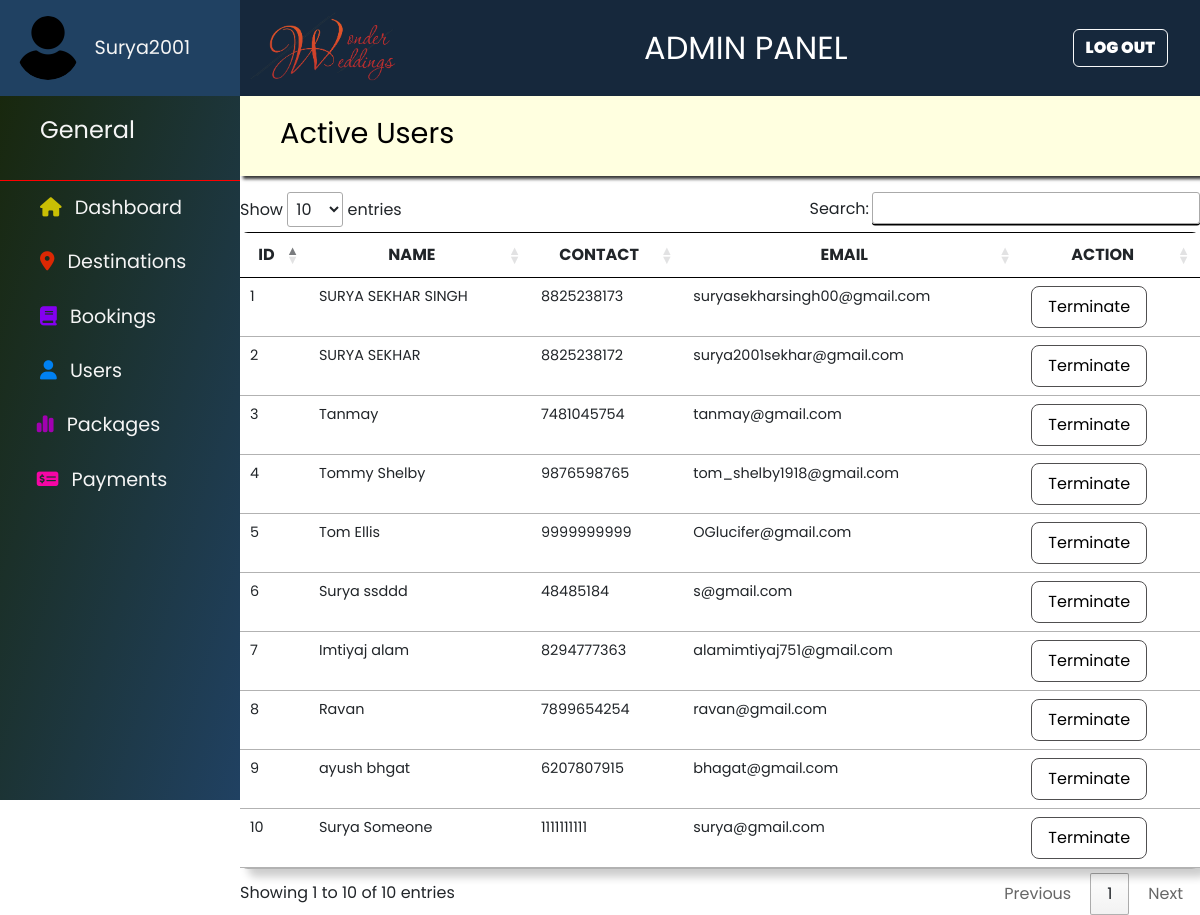
Page /admin/users.php (signed in) on the committed database.
### tables this page shows
CREATE TABLE `users` (
  `id` int(11) NOT NULL,
  `name` varchar(30) NOT NULL,
  `contact` varchar(10) NOT NULL,
  `email` varchar(50) NOT NULL,
  `password` varchar(255) NOT NULL,
  `join_date` datetime NOT NULL DEFAULT current_timestamp()
);

### admin/users.php (the view, shortened to what this page needs)
<?php
    include("../include/db_connect.php");
    $query = "select * from users";
    $result = mysqli_query($conn,$query);
?>
<!DOCTYPE html>
<html lang="en">
<head>
    <?php include("include/head_links.php"); ?>
    <link rel="stylesheet" href="//cdn.datatables.net/1.13.6/css/jquery.dataTables.min.css" />
</head>
<body>
    <div class="cont">
        <?php include("include/dash_design.php"); ?>
        <section class="admin-section">
            <?php include("include/header.php"); ?>
            <div class="title">
                <p>Active Users</p>
            </div>
            <div class="user-body">
                <table class="table" id="myTable">
                    <thead>
                    <tr>
                        <th>id</th>
                        <th>name</th>
                        <th>contact</th>
                        <th>email</th>
                        <th>action</th>
                    </tr>
                    </thead>
                    <tbody>
                    <?php
                        for($i = 1; $row = mysqli_fetch_assoc($result); ++$i){
                            echo'<tr>
                                    <td>'. $i .'</td>
                                    <td>'. $row["name"] .'</td>
                                    <td>'. $row['contact'] .'</td>
                                    <td>'. $row['email'] .'</td>
                                    <td><button id="' . $row['id'] . '" class="button delete" style="color:black">terminate</button></td>
                                </tr>';
                        }
                    ?>
                    </tbody>
                </table>
            </div>
        </section>
    </div>
</body>
</html>

### admin/include/head_links.php (style rules this page uses)
* { padding:0; margin:0; box-sizing: border-box; font-family: 'Poppins', sans-serif; border:none; text-decoration: none; outline:none; }
:root { --white:#fff; --pure-black:#000; --black: rgb(80, 79, 80); --blue:rgb(0, 87, 183); --red:rgb(182, 21, 0); --header-blue:rgb(22, 40, 60); --transparent-white:rgba(255,255,255,.3); --transparent-black:rgba(0,0,0,.6); --border:.1rem solid var(--black); --box-shadow: .5rem .5rem .5rem rgba(0,0,0,0.2); --box-shadow-ultra: 1rem 1rem 1rem rgba(0,0,0,0.2); --brownish:rgb(173, 150, 80); --green:rgb(21, 115, 71); }
.button { display: inline-block; padding:.5rem 1rem; border:var(--border); background: var(--transparent-white); color:var(--pure-black); border-radius: .5rem; font-size:1rem; user-select: none; text-decoration: none; text-transform: capitalize; }
.cont { display:flex; flex-direction: row; }
.title { color:whitesmoke; padding: 1rem 0 ; font-size: 1.5rem; border-bottom: .1rem solid red; }
.title p { text-transform: capitalize; padding-left: 2.5rem; }
.admin-section { margin-left: 20%; width:80%; min-height: 100vh; }
.admin-section .title { border-bottom: none; background-color: lightyellow; height:5rem; box-shadow: .2rem .2rem .2rem rgba(0, 0, 0, 0.8); }
.admin-section .title p { color:black; font-size: 1.8rem; user-select: none; }
.user-body { margin-top: 1rem; }
.user-body .table { border-top: .1rem solid var(--pure-black); border-radius: .5rem; margin:auto; box-shadow: var(--box-shadow); }
.user-body .table th { text-align: center; text-transform: uppercase; font-size: 1rem; border-bottom: .1rem solid var(--pure-black); }
.user-body .table td { font-size: .9rem; }

### rows in the picture
users: name "SURYA SEKHAR SINGH", contact "8825238173", email "suryasekharsingh00@gmail.com"
users: name "SURYA SEKHAR", contact "8825238172", email "surya2001sekhar@gmail.com"
users: name "Tanmay", contact "7481045754", email "tanmay@gmail.com"
users: name "Tommy Shelby", contact "9876598765", email "tom_shelby1918@gmail.com"
users: name "Tom Ellis", contact "9999999999", email "OGlucifer@gmail.com"
users: name "Surya ssddd", contact "48485184", email "s@gmail.com"
users: name "Imtiyaj alam", contact "8294777363", email "alamimtiyaj751@gmail.com"
users: name "Ravan", contact "7899654254", email "ravan@gmail.com"
users: name "ayush bhgat", contact "6207807915", email "bhagat@gmail.com"
users: name "Surya Someone", contact "1111111111", email "surya@gmail.com"

### other values in the picture
$_SESSION['AdminLoginId'] "Surya2001"
